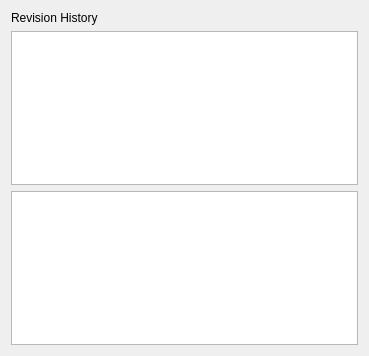
<?xml version="1.0" encoding="UTF-8"?>
<ui version="4.0">
 <class>MyNoteDiff</class>
 <widget class="QDialog" name="MyNoteDiff">
  <property name="geometry">
   <rect>
    <x>0</x>
    <y>0</y>
    <width>369</width>
    <height>356</height>
   </rect>
  </property>
  <property name="windowTitle">
   <string>Dialog</string>
  </property>
  <layout class="QVBoxLayout" name="verticalLayout">
   <item>
    <widget class="QLabel" name="label">
     <property name="text">
      <string>Revision History</string>
     </property>
    </widget>
   </item>
   <item>
    <widget class="QListWidget" name="listRevision"/>
   </item>
   <item>
    <widget class="QTextBrowser" name="textBrowser"/>
   </item>
  </layout>
 </widget>
 <resources/>
 <connections/>
</ui>
